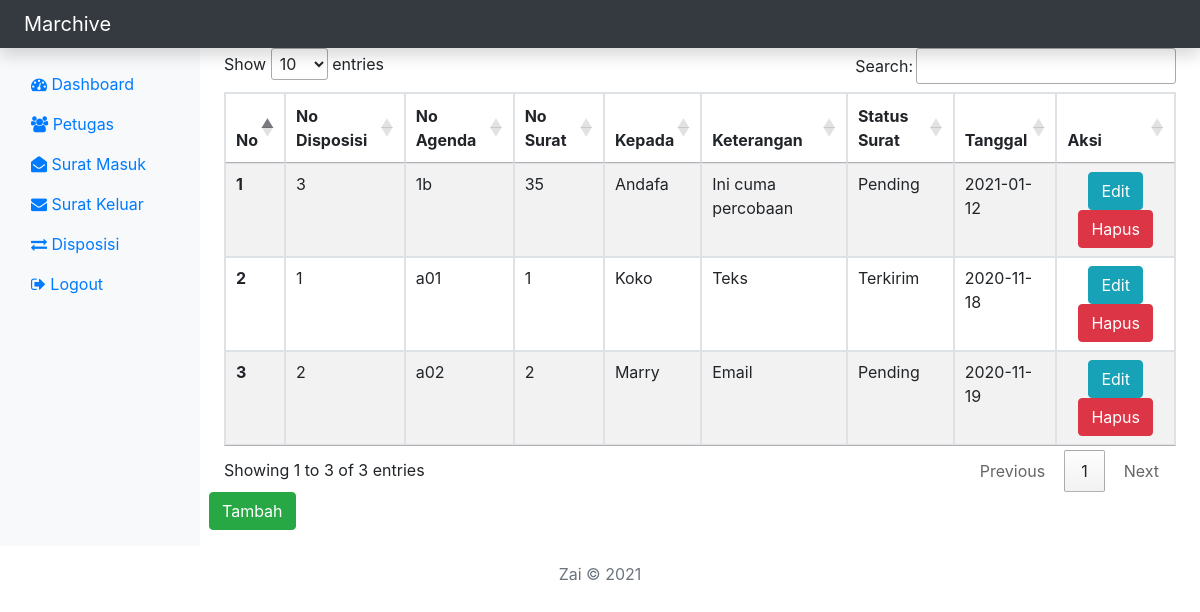
The app's page /admin/disposisi/index.php (signed in) with its own data.
### tables this page shows
CREATE TABLE `disposisi` (
  `no_disposisi` varchar(10) NOT NULL,
  `no_agenda` varchar(10) DEFAULT NULL,
  `no_surat` int(20) DEFAULT NULL,
  `kepada` varchar(50) DEFAULT NULL,
  `keterangan` text DEFAULT NULL,
  `status_surat` varchar(50) DEFAULT NULL,
  `tanggal` date DEFAULT NULL
);

### library/Db.php (called while the page is built, shortened)
<?php
class Db
{
    protected $conn;
    public $table;
    public function __construct()
    {
        $this->conn = new mysqli("localhost", "root", "", "pengarsipan_surat");
        $this->conn->set_charset('utf8mb4');
        return $this->conn;
    }
    public function read(array $parameter = [])
    {
        $rows = array();
        if (count($parameter) > 0) {
            if (count($parameter) === 1) {
                $stmt = $this->conn->prepare("SELECT $parameter[0] FROM $this->table");
                $stmt->execute();
                $result = $stmt->get_result();
                while ($data = $result->fetch_assoc()) {
                    $rows[] = $data;
                }
                return $rows;
            }
            $params = implode(",", $parameter);
            $stmt = $this->conn->prepare("SELECT $params FROM $this->table");
            $stmt->execute();
            $result = $stmt->get_result();
            while ($data = $result->fetch_assoc()) {
                $rows[] = $data;
            }
            return $rows;
        } else {
            $stmt = $this->conn->prepare("SELECT * FROM $this->table");
            $stmt->execute();
            $result = $stmt->get_result();
            while ($data = $result->fetch_assoc()) {
                $rows[] = $data;
            }
            return $rows;
        }
    }
}

### admin/disposisi/index.php (the view, shortened to what this page needs)
<?php
include_once dirname(__FILE__, 3) . "../library/Db.php";
$db = new Db();
$db->table = "disposisi";
if (!empty($_GET['keyword'])) {
    $keys = $_GET['keyword'];
    $db->primaryKey = "keterangan";
    $data = $db->search($keys);
    if (!$data) {
        $pesan = "Hasil tidak ditemukan";
    }
} else {
    $data = $db->read();
}
$no = 1;
?>
<?php include dirname(__FILE__, 3) . "../templates/header.php"; ?>
<?php include dirname(__FILE__, 3) . "../templates/navbar.php"; ?>
<div class="container-fluid">
    <div class="row">
        <?php include dirname(__FILE__, 3) . "../templates/sidebar.php"; ?>
        <main role="main" class="col-md-9 ml-sm-auto col-lg-10 px-md-4">
            <div class="modal fade" id="addDataModalCenter" tabindex="-1" role="dialog" aria-labelledby="addDataModalCenterTitle" aria-hidden="true">
                        <?php include "tambah.php"; ?>
            </div>
            <table border="1" id="tableData" class="table table-responsive table-striped table-bordered dt-responsive">
                <thead>
                    <tr>
                        <th>No</th>
                        <th>No Disposisi</th>
                        <th>No Agenda</th>
                        <th>No Surat</th>
                        <th>Kepada</th>
                        <th>Keterangan</th>
                        <th>Status Surat</th>
                        <th>Tanggal</th>
                        <th>Aksi</th>
                    </tr>
                </thead>
                <tbody>
                    <?php
                    foreach ($data as $row) : ?>
                        <tr>
                            <th><?= $no ?></th>
                            <td><?= $row["no_disposisi"] ?></td>
                            <td><?= $row["no_agenda"] ?></td>
                            <td><?= $row["no_surat"] ?></td>
                            <td><?= $row["kepada"] ?></td>
                            <td><?= $row["keterangan"] ?></td>
                            <td><?= $row["status_surat"] ?></td>
                            <td><?= $row["tanggal"] ?></td>
                            <td>
                                <div class="input-group">
                                    <a role="button" class="btn btn-info m-auto" href="edit.php?update=<?= $row['no_disposisi'] ?>">Edit</a>
                                    <a role="button" class="btn btn-danger m-auto" href="?delete=<?= $row['no_disposisi'] ?>">Hapus</a>
                                </div>
                            </td>
                        </tr>
                    <?php
                        $no++;
                    endforeach; ?>
                </tbody>
            </table>
            <div class="row justify-content-start mb-3">
                <button type="button" class="btn btn-success" data-toggle="modal" data-target="#addDataModalCenter">
                    Tambah
                </button>
            </div>
        </main>
    </div>
</div>
<?php include dirname(__FILE__, 3) . "../templates/footer.php"; ?>

### templates/header.php (shortened to what this page needs)
<!doctype html>
<html lang="en">
<head>
    <link rel="stylesheet" href="/ManagemenSurat/css/style.css">
    <link rel="stylesheet" href="https://stackpath.bootstrapcdn.com/bootstrap/4.5.2/css/bootstrap.min.css">
    <link rel="stylesheet" href="https://stackpath.bootstrapcdn.com/font-awesome/4.7.0/css/font-awesome.min.css">
    <link rel="stylesheet" type="text/css" href="https://cdn.datatables.net/1.10.23/css/jquery.dataTables.css">
</head>
<body>

### templates/navbar.php (shortened to what this page needs)
<header>
    <nav class="navbar navbar-dark navbar-expand-md sticky-top bg-dark flex-md-nowrap py-1 shadow">
        <a class="navbar-brand px-2" href="/ManagemenSurat/<?= $_SESSION['hak'] ?>/">Marchive</a>
    </nav>
</header>

### templates/sidebar.php
<nav id="sidebarMenu" class="col-md-3 col-lg-2 d-md-block bg-light sidebar collapse">
    <div class="sidebar-sticky pt-3" id="sidebar">
        <ul class="nav flex-column">
            <li class="nav-item">
                <a class="nav-link active" href="/ManagemenSurat/<?= $_SESSION['hak'] ?>/">
                    <i class="fa fa-dashboard fa-sm"></i>
                    Dashboard <span class="sr-only">(current)</span>
                </a>
            </li>
            <li class="nav-item">
                <a class="nav-link" href="/ManagemenSurat/<?= $_SESSION['hak'] ?>/petugas/">
                    <i class="fa fa-users fa-sm"></i>
                    Petugas
                </a>
            </li>
            <li class="nav-item">
                <a class="nav-link" href="/ManagemenSurat/<?= $_SESSION['hak'] ?>/suratmasuk/">
                    <i class="fa fa-envelope-open fa-sm"></i>
                    Surat Masuk
                </a>
            </li>
            <li class="nav-item">
                <a class="nav-link" href="/ManagemenSurat/<?= $_SESSION['hak'] ?>/suratkeluar/">
                    <i class="fa fa-envelope fa-sm"></i>
                    Surat Keluar
                </a>
            </li>
            <li class="nav-item">
                <a class="nav-link" href="/ManagemenSurat/<?= $_SESSION['hak'] ?>/disposisi/">
                    <i class="fa fa-exchange fa-sm"></i>
                    Disposisi
                </a>
            </li>
            <li class="nav-item">
                <a class="nav-link" href="/ManagemenSurat/logout.php">
                    <i class="fa fa-sign-out fa-sm"></i>
                    Logout
                </a>
            </li>
        </ul>
    </div>
</nav>

### templates/footer.php
<footer class="footer mt-auto py-3 text-center">
    <div class="container">
        <span class="text-muted ">Zai &copy; <?= date("Y") ?></span>
    </div>
</footer>
</body>
</html>

### css/style.css (style rules this page uses)
* { box-sizing: border-box; }

### records on screen
disposisi: no_disposisi "3", no_agenda "1b", no_surat "35", kepada "Andafa", keterangan "Ini cuma percobaan", status_surat "Pending", tanggal "2021-01-12"
disposisi: no_disposisi "1", no_agenda "a01", no_surat "1", kepada "Koko", keterangan "Teks", status_surat "Terkirim", tanggal "2020-11-18"
disposisi: no_disposisi "2", no_agenda "a02", no_surat "2", kepada "Marry", keterangan "Email", status_surat "Pending", tanggal "2020-11-19"
